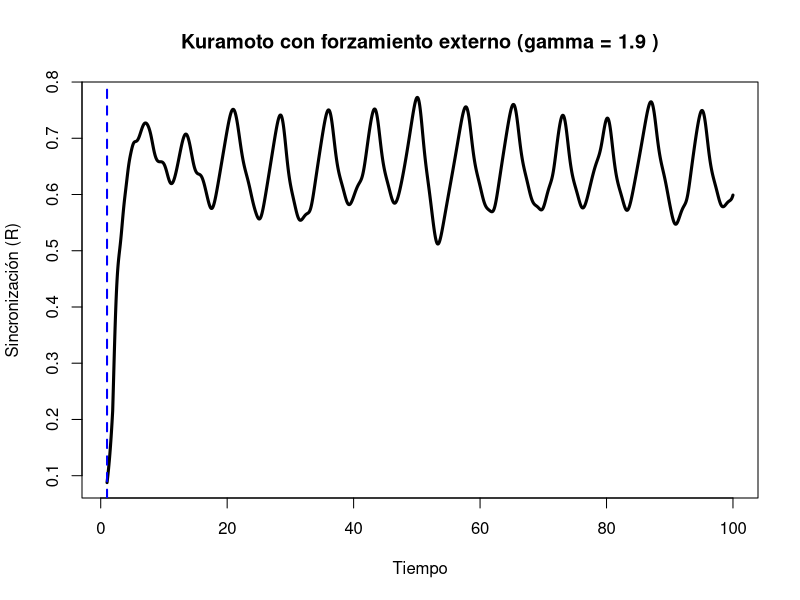
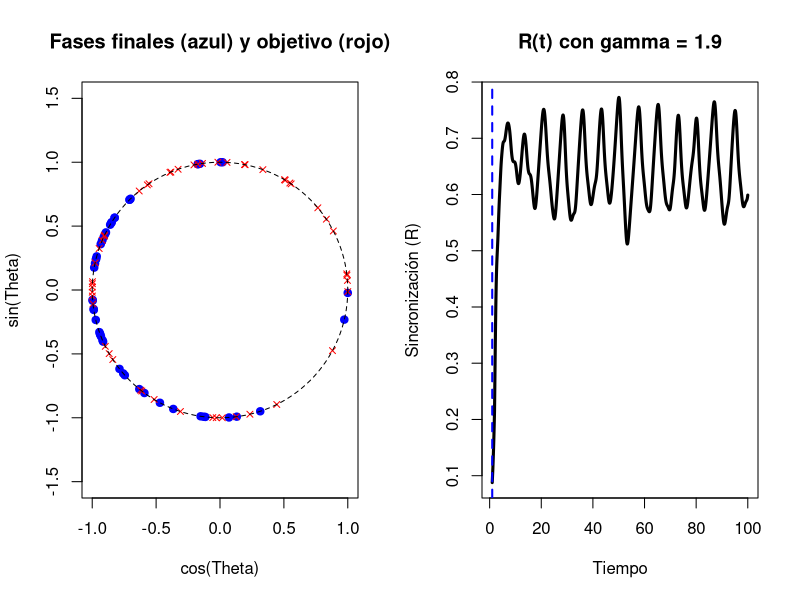

These figures' R source, in order:
# ==========================================================
# SINCRONIZACIÓN DEL CANTO DE LA CHICHARRA (Quesada gigas)
# MODELO DE KURAMOTO CON FORZAMIENTO EXTERNO 
# ==========================================================

# Este código implementa una versión modelo de Kuramoto para 
# simular la sincronización del canto de la chicharra Quesada gigas.  

# Cada insecto se representa como un oscilador de fase que vibra 
# con una frecuencia natural ligeramente diferente. La interacción entre 
# individuos está mediada por un acoplamiento sinusoidal que tiende a 
# alinear sus fases. El parámetro R mide el grado de sincronización del 
# coro: valores cercanos a 1 indican que todos cantan al unísono, mientras 
# que valores cercanos a 0 indican desorden. Para replicar la sincronización 
# intermitente observada en la naturaleza, el código incluye un forzamiento 
# externo que se activa después de un cierto tiempo arbitrario, atrayendo 
# a cada chicharra hacia una fase objetivo diferente y rompiendo temporalmente 
# la cohesión del grupo. 

# La simulación genera gráficos de R contra el tiempo y de las fases finales, 
# permitiendo visualizar la dinámica de sincronización y desincronización del coro
# ==========================================================

# ==========================================================
# 1. PARAMETROS DEL MODELO
# ==========================================================

N <- 50
K <- 2
dt <- 0.05
Tmax <- 100
Pasos <- Tmax / dt

# Instante en el que comienza el forzamiento externo
T_forzamiento <- 1
paso_forzamiento <- T_forzamiento / dt

# Fuerza del forzamiento externo (gamma)
#
# gamma = 0.1  -> forzamiento débil, se mantiene sincronía
# gamma = 0.5  -> forzamiento intermedio
# gamma = 2.0  -> forzamiento fuerte, se pierde sincronía
#
gamma <- 1.9

# Gamma interesante: 1.9
# Produce oscilaciones sin un periodo evidente 

# ==========================================================
# 2. FRECUENCIAS NATURALES
# ==========================================================

set.seed(123)
omega <- rnorm(N, mean = 1, sd = 0.1)

# ==========================================================
# 3. FASES OBJETIVO (PHI_i)
# ==========================================================
#
# Cada luciérnaga tiene una fase objetivo diferente.
#
# Si las fases objetivo están distribuidas uniformemente
# alrededor del círculo, cada luciérnaga quiere estar
# en un lugar distinto.

set.seed(789)
phi <- runif(N, 0, 2*pi)

# ==========================================================
# 4. FASES INICIALES
# ==========================================================

set.seed(456)
Theta <- runif(N, 0, 2*pi)

# ==========================================================
# 5. ALMACENAMIENTO DE RESULTADOS
# ==========================================================

Theta.mat <- matrix(NA, nrow = Pasos, ncol = N)

# ==========================================================
# 6. SIMULACION DEL MODELO
# ==========================================================

for(t in 1:Pasos){
  
  Theta.new <- Theta
  
  for(i in 1:N){
    
    Acoplamiento <- sum(sin(Theta - Theta[i]))
    
    # ======================================================
    # TERMINO DE FORZAMIENTO EXTERNO
    # ======================================================
    #
    # Si t >= paso_forzamiento, la luciérnaga i es atraída
    # hacia su fase objetivo phi[i].
    #
    # El término es: gamma * sin(phi[i] - Theta[i])
    #
    # Si phi[i] está adelantada, acelera; si está atrasada, frena.
    #
    # Esto crea un conflicto: 
    # - El acoplamiento (K) quiere que todas vayan juntas.
    # - El forzamiento (gamma) quiere que cada una vaya a su sitio.
    
    if(t >= paso_forzamiento){
      forzamiento <- gamma * sin(phi[i] - Theta[i])
    } else {
      forzamiento <- 0
    }
    
    dTheta <- omega[i] + (K/N) * Acoplamiento + forzamiento
    
    Theta.new[i] <- Theta[i] + dTheta * dt
  }
  
  Theta <- Theta.new
  Theta.mat[t, ] <- Theta
}

# ==========================================================
# 7. PARAMETRO DE SINCRONIZACION
# ==========================================================

R <- numeric(Pasos)

for(t in 1:Pasos){
  z <- mean(exp(1i * Theta.mat[t, ]))
  R[t] <- Mod(z)
}

# ==========================================================
# 8. GRAFICO
# ==========================================================

par(mfrow = c(1, 1))

plot(
  seq(1, Tmax, length.out = Pasos),
  R,
  type = "l",
  lwd = 3,
  xlab = "Tiempo",
  ylab = "Sincronización (R)",
  main = paste("Kuramoto con forzamiento externo (gamma =", gamma, ")")
)

abline(v = T_forzamiento, lty = 2, col = "blue", lwd = 2)
abline(h = 1, lty = 2, col = "red")

# ==========================================================
# 9. FASES FINALES vs FASES OBJETIVO
# ==========================================================

# Este gráfico muestra cómo cada luciérnaga
# se ha desviado hacia su fase objetivo.

par(mfrow = c(1, 2))

# Fases finales (color azul) vs Fases objetivo (color rojo)
plot(
  cos(Theta),
  sin(Theta),
  xlim = c(-1,1),
  ylim = c(-1,1),
  asp = 1,
  pch = 19,
  col = "blue",
  xlab = "cos(Theta)",
  ylab = "sin(Theta)",
  main = paste("Fases finales (azul) y objetivo (rojo)")
)

points(cos(phi), sin(phi), col = "red", pch = 4, cex = 0.8)

# Añadimos círculo unitario
symbols(0, 0, circles = 1, inches = FALSE, add = TRUE, lty = 2)

# Gráfico de R
plot(
  seq(1, Tmax, length.out = Pasos),
  R,
  type = "l",
  lwd = 3,
  xlab = "Tiempo",
  ylab = "Sincronización (R)",
  main = paste("R(t) con gamma =", gamma)
)

abline(v = T_forzamiento, lty = 2, col = "blue", lwd = 2)

# ==========================================================

# ==========================================================

# DESCRIPCIÓN:
  
# La chicharra Quesada gigas es una especie de cigarra emblemática
# de la ciudad de Caracas, Venezuela. Los machos adultos producen un canto
# ensordecedor que alcanza niveles de presión sonora entre 86 y 115 decibelios,
# convirtiéndola en una de las chicharras más ruidosas del mundo. Este potente
# zumbido es generado por la vibración rápida de los timbales, que son estructuras
# membranosas ubicadas en el abdomen del insecto. El sonido resulta de la
# deformación y recuperación elástica de estas membranas, accionadas por potentes
# músculos timbales que se contraen y relajan a frecuencias que pueden superar
# los 200 Hz.

# Una característica interesante del comportamiento acústico de Quesada gigas es la
# sincronización temporal de los cantos entre individuos cercanos. En ciertos
# momentos, múltiples machos emiten sus pulsos sonoros de manera casi simultánea,
# generando lo que se conoce como una "pared de sonido". Este fenómeno acústico
# crea una percepción auditiva de fuente sonora extendida que confunde a los
# depredadores y dificulta la localización de un insecto individual, ofreciendo
# una ventaja adaptativa al grupo. Sin embargo, esta sincronización no es
# permanente. El patrón acústico de Quesada gigas muestra ciclos en los que el
# canto sincronizado se mantiene durante breves intervalos, luego se desorganiza
# por un periodo, y posteriormente los individuos vuelven a sincronizarse. Este
# comportamiento de "sincronización intermitente" sugiere la presencia de
# mecanismos que promueven y desestabilizan la coordinación colectiva de manera
# alternante.

# El modelo de Kuramoto proporciona un marco matemático ideal para describir este
# fenómeno. Cada chicharra macho se representa como un oscilador de fase que
# gira en un ciclo de 0 a 2*pi radianes, donde una vuelta completa corresponde
# al ciclo completo de contracción y relajación del timbal. La fase theta_i(t)
# indica en qué punto del ciclo se encuentra el insecto i en el instante t.
# Cuando la fase es 0 o 2*pi, el insecto emite el pulso sonoro. La frecuencia
# natural omega_i representa la frecuencia de vibración del timbal cuando el
# insecto canta de manera aislada, sin interferencia de otros individuos. Estas
# frecuencias naturales varían ligeramente entre individuos debido a diferencias
# en tamaño, edad, temperatura corporal y otros factores fisiológicos y genéticos.

# La ecuación fundamental del modelo de Kuramoto para N chicharras es la siguiente:
  
# dtheta_i / dt = omega_i + (K / N) * sumatoria desde j=1 hasta N de seno(theta_j - theta_i)

# El primer término, omega_i, es la frecuencia natural del insecto i, que
# representa su ritmo intrínseco de vibración timbal. El segundo término es el
# acoplamiento social: cada insecto i escucha el canto de los demás individuos
# j y ajusta su propia fase en respuesta a las diferencias de fase. La constante
# K, conocida como fuerza de acoplamiento, cuantifica qué tan fuertemente los
# insectos influyen unos sobre otros. Cuando K es pequeña, cada chicharra canta a
# su propio ritmo y el coro suena desorganizado. Cuando K supera un valor crítico,
# las interacciones son lo suficientemente fuertes para vencer la heterogeneidad
# de las frecuencias naturales y los insectos comienzan a cantar al unísono.

# El parámetro de orden R se define como el módulo del vector promedio de todas
# las fases en el círculo complejo:
  
#  R * exp(i * Psi) = (1 / N) * sumatoria desde j=1 hasta N de exp(i * theta_j)

# R varía entre 0 y 1. Cuando R es cercano a 1, todas las chicharras tienen
# fases similares y cantan prácticamente al mismo tiempo, produciendo la pared
# de sonido. Cuando R es cercano a 0, las fases están distribuidas aleatoriamente
# y el canto es incoherente.  

# En el estado sincronizado, los insectos giran con una frecuencia común
# igual al promedio de omega_i, manteniendo diferencias de fase fijas 
# determinadas por la relación:
  
#  seno(Psi - theta_i) = (omega_i - omega_promedio) / (K * R)

# Esta ecuación muestra que solamente los insectos cuyas frecuencias naturales
# no difieren demasiado del promedio pueden permanecer sincronizados. Aquellos
# con frecuencias extremas nunca se sincronizan y cantan de manera independiente.

# Para simular el fenómeno de sincronización intermitente observado en Quesada
# gigas, el modelo debe incluir un mecanismo que desestabilice temporalmente la
# coordinación después de que la sincronización se ha establecido. Una forma de
# implementar esta dinámica es mediante la introducción de un forzamiento
# externo que compite con el acoplamiento natural entre los insectos. 

# Este forzamiento representa factores ambientales o internos que alteran el
# comportamiento de canto, tales como cambios en la temperatura, presencia de
# depredadores, competencia por parejas, un mecanismo endógeno de"cansancio"
# de los músculos timbales o El canto de otras chicharras lejanas que no están
# sincronizadas.

# La ecuación modificada que incorpora este forzamiento es la siguiente:
  
#  dtheta_i / dt = omega_i + (K / N) * sumatoria desde j=1 hasta N de seno(theta_j - theta_i) + gamma * seno(phi_i - theta_i)

# El nuevo término gamma * seno(phi_i - theta_i) representa una fuerza externa
# que atrae al insecto i hacia una fase objetivo phi_i. El parámetro gamma es
# la intensidad de esta fuerza. Cada insecto tiene su propio phi_i, que puede
# estar distribuido de manera uniforme alrededor del círculo. 

# Cuando gamma es pequeño comparado con el acoplamiento natural, el 
# grupo mantiene su cohesión.Sin embargo, cuando gamma supera un umbral 
# crítico, cada insecto comienza a seguir su propia fase objetivo, 
# abandonando el coro sincronizado.

# En el contexto del modelo, el forzamiento se activa en el instante T. 
# Esto representa el momento en que un factor desestabilizador comienza
# a operar. 

# A partir de ese instante,cada insecto es atraído hacia una fase diferente, 
# lo que provoca que los cantos se dispersen y el canto se vuelva incoherente, 
# replicando la pérdida de sincronización observada en la naturaleza. 

# Este modelo modificado captura la esencia del comportamiento acústico de
# Quesada gigas: la emergencia de una pared de sonido que confunde a los
# depredadores, la fragilidad de esta sincronización frente a perturbaciones,
# y la capacidad del sistema para reestablecer la coordinación cuando las
# condiciones lo permiten. La inclusión del forzamiento externo  que 
# tira de cada insecto hacia una fase diferente es una manera
# efectiva de simular la intermitencia característica del canto de esta
# especie, ofreciendo un modelo computacional que puede ser ajustado y
# explorado para comprender mejor los mecanismos subyacentes a este fenómeno.

# ==========================================================
# Antecedentes relevantes:

# Antonsen, T. M.  Faghih, R. T.  Girvan, M. Ott, E. J. Platig, J. 2008. External 
# periodic driving of large systems of globally coupled phase oscillators, Chaos 18, 037112.

# Childs, L. M., Strogatz, S. H. 2008. Stability diagram for the forced Kuramoto model. 
#Chaos: An Interdisciplinary Journal of Nonlinear Science, 18(4), 043128.

# Ott, E. Antonsen, T. M. 2008. Low dimensional behavior of large systems of globally coupled 
# oscillators, Chaos 18, 037113.

# Sakaguchi, H. 1988. Cooperative phenomena in coupled oscillator systems under external fields,
# Prog. Theor. Phys., 79, 39.

# ==========================================================
